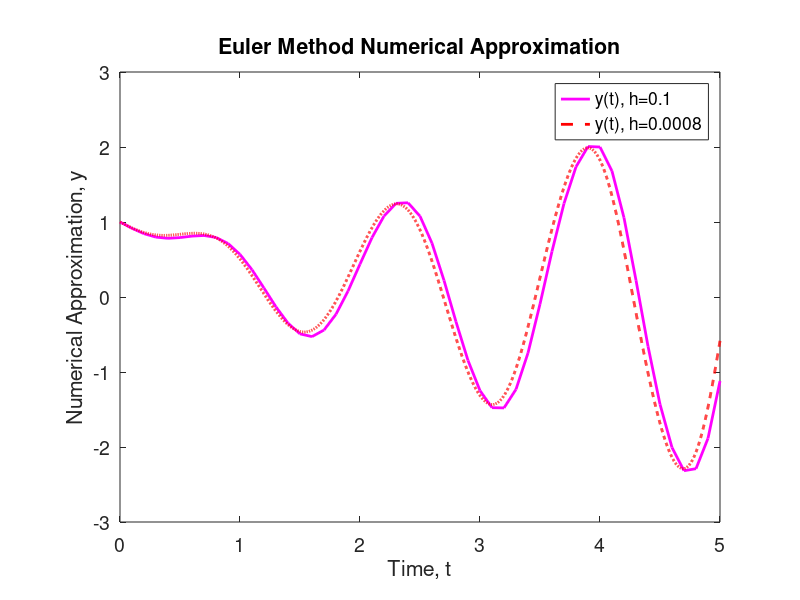

The MATLAB source for this figure:
% This code uses the Euler method to solve y'=-sin(y)+2*t*sin(4*t)
% from t=0 to t=5. Then it plots the numerical solution
%
clear
figure(3)
clf reset
axes('position',[0.15,0.13,0.75,0.75])
%
y0=1;
h=0.1;
%
n=5/h;
t=[0:n]*h;
y=zeros(1,n+1);
y(1)=y0;
%
for j=1:n,
  y(j+1)=y(j)+h*(-sin(y(j))+2*t(j)*sin(4*t(j)));
end
% h=.0008
h2=0.0008;
%
n2=5/h2;
t2=[0:n2]*h2;
y2=zeros(1,n2+1);
y2(1)=y0;
%
for j=1:n2,
  y2(j+1)=y2(j)+h2*(-sin(y2(j))+2*t2(j)*sin(4*t2(j)));
end
%
plot(t,y,'m-','linewidth',2.0)
hold on
plot(t2,y2,'r--','linewidth',2.0)
%
set(gca,'fontsize',14)
xlabel('Time, t')
ylabel('Numerical Approximation, y')
title('Euler Method Numerical Approximation')
legend('y(t), h=0.1','y(t), h=0.0008')